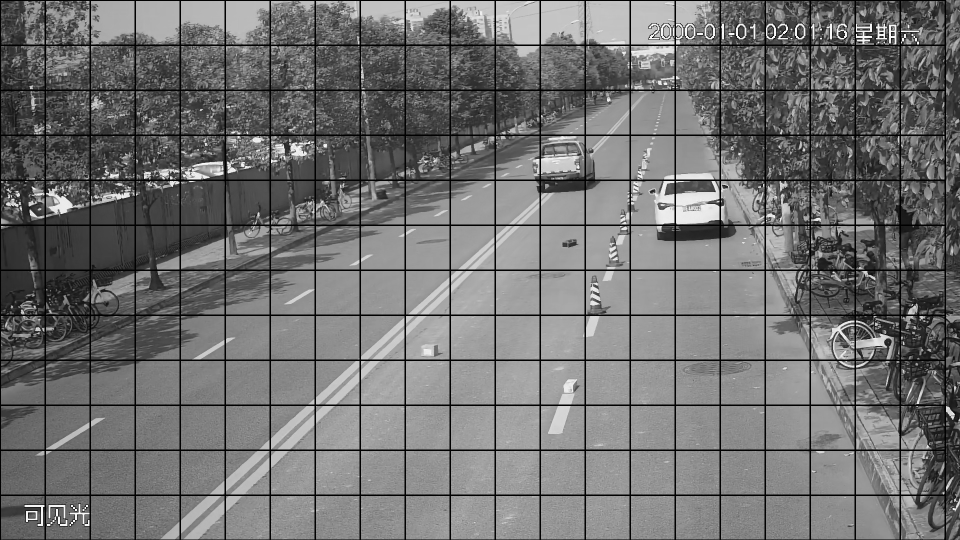
#> input picture img3.jpg, 1920 x 1080 px, given in place of paosa.264, which was not available (shown at 1/2 size)
$ python loss_thing_no_count.py
#> lines starting #> are read from the running program, lines starting #| are printed output that depends on the picture; after the words box and inside, x2 and y2 are one past the last pixel; in counts of white or black regions, pixels touching at a corner belong together; pictures that were not available may be replaced by others from this repository, and a replacement may not be noted
import cv2
import datetime
import numpy as np

# 定义运算的核算子
BLUR_RADIUS = 21
erode_kernel = cv2.getStructuringElement(cv2.MORPH_ELLIPSE, (5, 5))
dilate_kernel = cv2.getStructuringElement(cv2.MORPH_ELLIPSE, (9, 9))


# 打开摄像头
cap = cv2.VideoCapture("rtsp://192.168.9.87:8554/paosa.264")
success, frame = cap.read()
#> frame is the input picture: shape (1080, 1920, 3); min 0, max 255, mean 113.6

# 丢弃9帧，让相机有足够时间调整
'''for i in range(2):
    success, frame = cap.read()
    if not success:
        exit(1)'''

# 取第十帧，并进行模糊操作，作为背景
# frame_test = ("/Users/sonny_he/Desktop/opencv_learning/test.png")
# frame_test = frame# [100:500, 100:500]
# frame = cv2.imread("/Users/sonny_he/Desktop/opencv_learning/15432.jpg")
frame_test = cv2.imread("/Users/sonny_he/Desktop/opencv_learning/vlc.jpg")
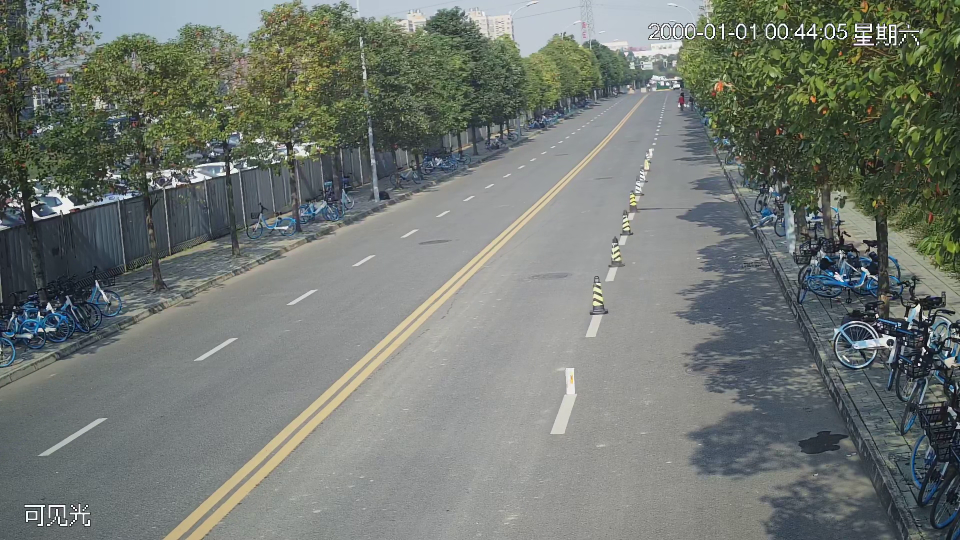
#> input picture vlc.jpg, 1920 x 1080 px, found by its file name (shown at 1/2 size)
#> frame_test is the input picture: shape (1080, 1920, 3); mean B, G, R 114, 119.9, 113.8
gray_background = cv2.cvtColor(frame_test, cv2.COLOR_BGR2GRAY)
gray_background = cv2.GaussianBlur(gray_background, (BLUR_RADIUS, BLUR_RADIUS), 0)
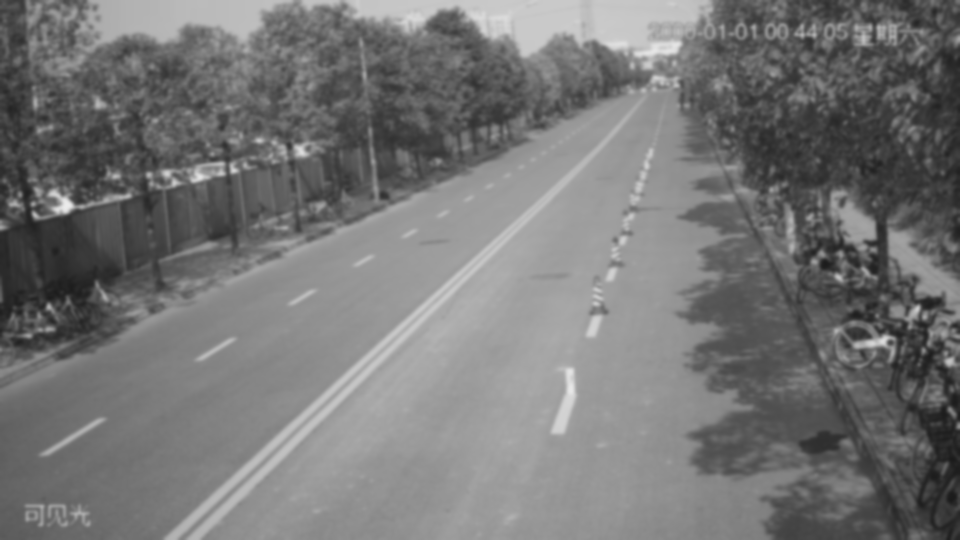
#> gray_background: shape (1080, 1920) (shown at 1/2 size); min 26, max 235, mean 117.3
pts = np.array([[0, 1080], [0, 965], [1420,300], [1755, 300], [1755, 1080], [1920, 1080]])
# 有了背景的参考图像，开始检测物体，对每一帧转成灰度和高斯模糊
# success, frame = cap.read()
# frame = frame# [100:500, 100:500]
mask = np.zeros((1080, 1920), dtype=np.uint8)
# frame = cv2.flip(frame, 1)
while success:
    cap = cv2.VideoCapture("rtsp://192.168.9.87:8554/paosa.264")
    success, frame = cap.read()
    gray_frame = cv2.cvtColor(frame, cv2.COLOR_BGR2GRAY)
    gray_frame = cv2.GaussianBlur(gray_frame, (BLUR_RADIUS, BLUR_RADIUS), 0)

    # 对两张图片进行差值的绝对值操作
    diff = cv2.absdiff(gray_background, gray_frame)
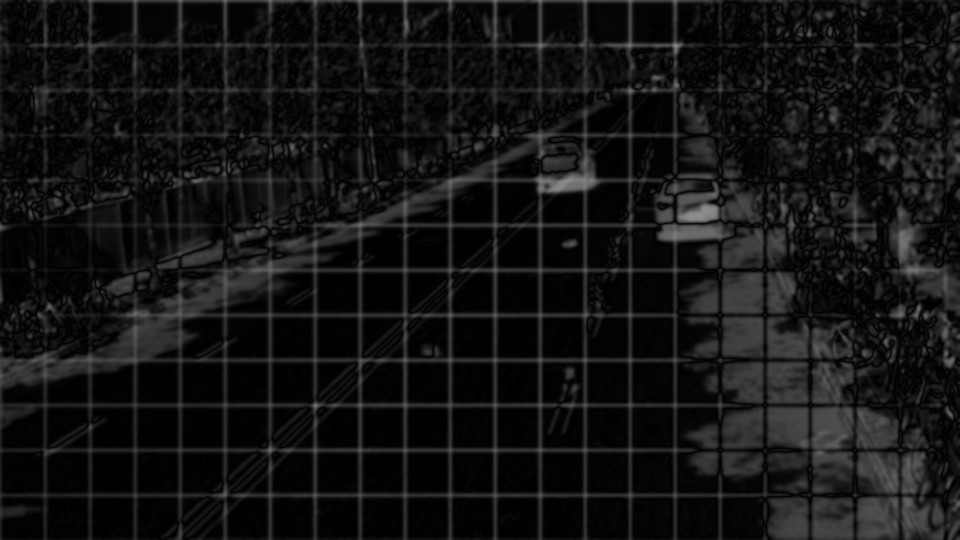
#> diff: shape (1080, 1920) (shown at 1/2 size); min 0, max 142, mean 19.5
    _, thresh = cv2.threshold(diff, 80, 255, cv2.THRESH_BINARY)  # 阈值化操作得到黑白图像
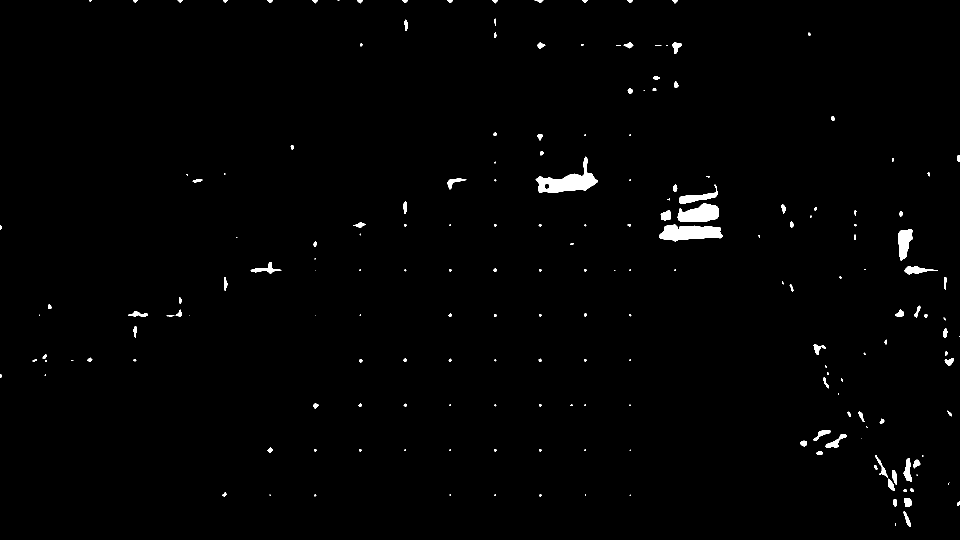
#> thresh: shape (1080, 1920) (shown at 1/2 size); 1% white; 198 white regions (72 under 20 px), largest, box (x1, y1, x2, y2) and area: (1071, 313, 1196, 386) 3435, (1319, 449, 1445, 483) 3020, (1355, 406, 1437, 444) 2213

    # 形态学运算进行平滑处理，便于后续边框的绘制
    cv2.erode(thresh, erode_kernel, thresh, iterations=2)
    cv2.dilate(thresh, dilate_kernel, thresh, iterations=2)
#> thresh: shape (1080, 1920); 1.2% white; 34 white regions, largest, box (x1, y1, x2, y2) and area: (1315, 381, 1448, 487) 8827, (1069, 341, 1199, 390) 4519, (1793, 454, 1829, 523) 1859
    # 用0填充多边形
    cv2.fillPoly(mask, [pts], (255), 8, 0)
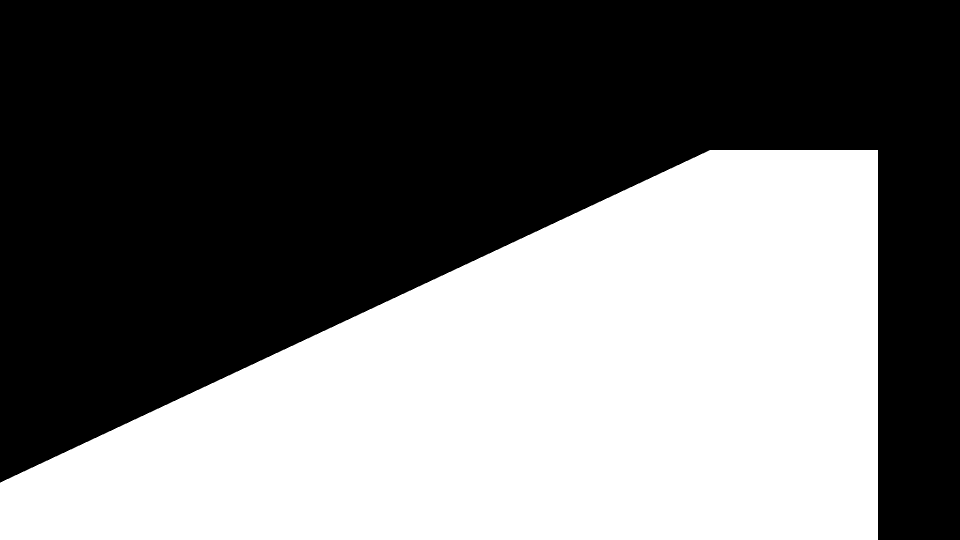
#> mask: shape (1080, 1920) (shown at 1/2 size); 43.3% white; 1 white region, box (x1, y1, x2, y2) and area: (0, 300, 1756, 1080) 897195
    # 位运算
    result = cv2.bitwise_and(thresh, thresh, mask=mask)
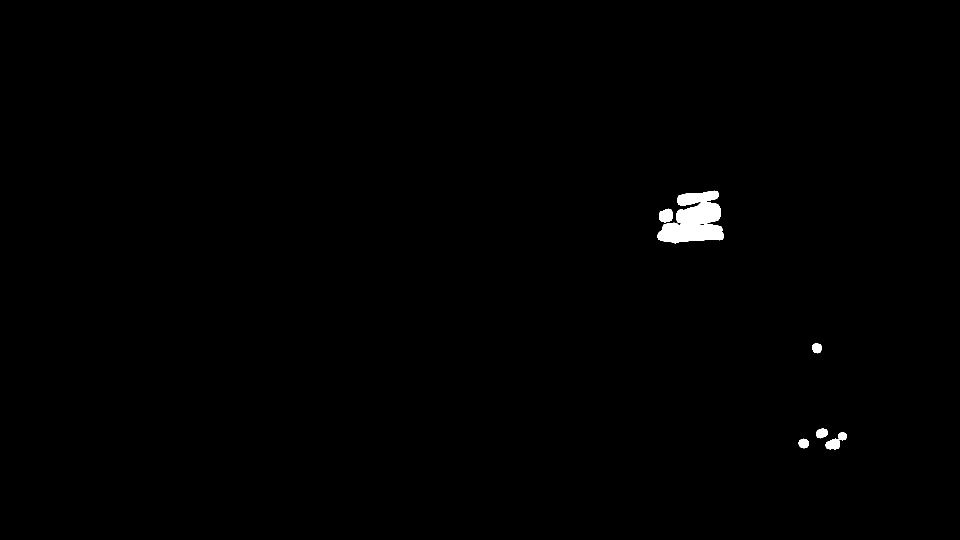
#> result: shape (1080, 1920) (shown at 1/2 size); 0.54% white; 6 white regions
    # cv2.imshow("mask", thresh)


    # 先寻找轮廓
    contours, hier = cv2.findContours(result, cv2.RETR_EXTERNAL, cv2.CHAIN_APPROX_SIMPLE)
#> contours = 6 contours; box (x1, y1, x2, y2) and area: (1315, 381, 1448, 487) 8510, (1651, 864, 1694, 899) 654, (1318, 417, 1346, 445) 570, (1632, 857, 1656, 877) 324, (1624, 686, 1644, 707) 283, (1597, 877, 1618, 897) 282
    if contours:
        m = len(hier[0])
#> m = 6
        for i in range(m):
            if 50 <= cv2.contourArea(contours[i]) < 8000:
                x, y, w, h = cv2.boundingRect(contours[i])
                # y1 = 965-0.443*x
                # if x < 1750 & y > 300:
                    # if y > y1:
                cv2.rectangle(frame, (x, y), (x + w, y + h), (255, 255, 0), 2)
                time1 = datetime.datetime.now().strftime("%Y-%m-%d %H:%M")
                    # cv2.imwrite("/Users/sonny_he/Desktop/opencv_learning/save_file/%s.jpg"%time1, frame)
            else:
                print("something is wrong")
#> this loop made 6 passes
#> (x, y, w, h) on passes 1 to 5: (1597, 877, 21, 20), (1651, 864, 43, 35), (1632, 857, 24, 20), (1624, 686, 20, 21), (1318, 417, 28, 28)
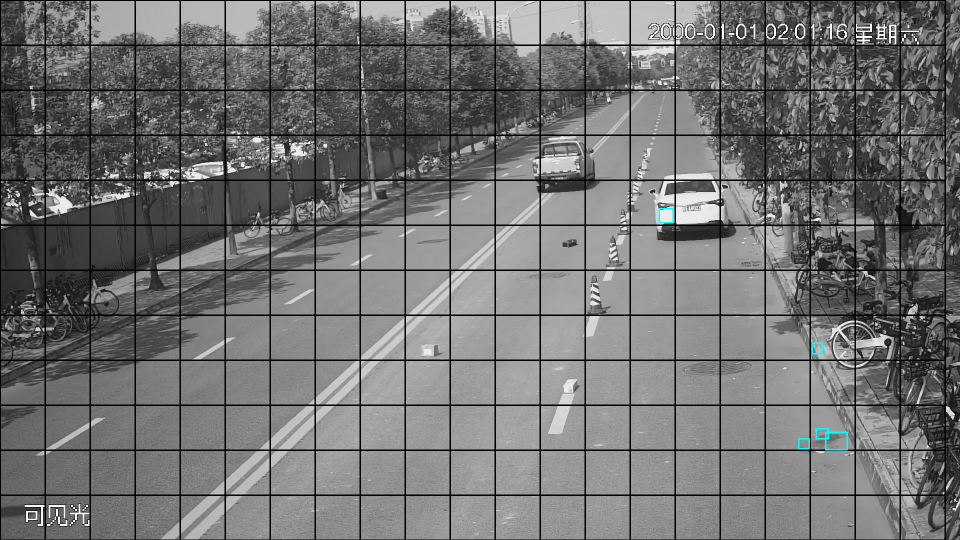
#> frame: shape (1080, 1920, 3) (shown at 1/2 size); 0.07% of pixels changed, all inside (x1, y1, x2, y2) = (1317, 416, 1696, 901)

    cv2.imshow("diff", diff)
    cv2.imshow("thresh", result)
    cv2.imshow("detection", frame)

    if cv2.waitKey(1) == 27:  # 按下esc键退出
#> (key Esc is pressed here)
        break

    # success, frame = cap.read()
    # cv2.flip(frame, 1)

# cap.release()
cv2.destroyAllWindows()
